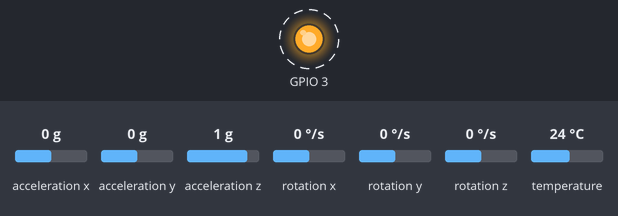
Recording of a sketch running on a simulated ESP32. On the bench: output pins drawn as LEDs (lit = HIGH). Dashed ring = blinking. The inputs (shaded band) are chosen by the test bench; at power-on: acceleration x 0 g, acceleration y 0 g, acceleration z 1 g, rotation x 0 °/s, rotation y 0 °/s, rotation z 0 °/s, temperature 24 °C. What the sketch prints to the serial monitor is not drawn.

Above: at 0.12 s.
Timing chart, 0 to 3.0 s (numbered marks = the images above):
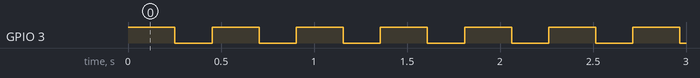

Measured:
- by itself, GPIO 3: alternates HIGH for 0.25 s and LOW for 0.20 s

The sketch:

Batting_Sensors.ino
```cpp
#include <Adafruit_MPU6050.h>
#include <Adafruit_Sensor.h>
#include <Wire.h>
#include <SPI.h>
#include <SD.h>

#ifdef _ESP32_HAL_I2C_H_
#define SDA_PIN 21
#define SCL_PIN 22
#endif

Adafruit_MPU6050 mpu;

unsigned long theTime;
long timer = 0;
const int chipSelect = 4;

void setup() {
  pinMode(3,OUTPUT);

  Serial.begin(115200);
//  while(!Serial);
//  Serial.print("Initializing SD card...");
//  if (Serial.available()) {
//     //see if the card is present and can be initialized:
//    if (!SD.begin(chipSelect)) {
//      Serial.println("Card failed, or not present");
//      // don't do anything more:
//      while (1);
//    }
//    Serial.println("card initialized.");
//  } else("serial not available");
    // Try to initialize!
//  if (!mpu.begin()) {
//    Serial.println("Failed to find MPU6050 chip");
//    while (1) {
//      delay(10);
//    }
//  }
  mpu.setAccelerometerRange(MPU6050_RANGE_8_G);
  mpu.setGyroRange(MPU6050_RANGE_500_DEG);
  mpu.setFilterBandwidth(MPU6050_BAND_21_HZ);

}

void loop() {
    digitalWrite(3, HIGH);   // turn the LED on (HIGH is the voltage level)
    //File dataFile = SD.open("datalog.csv", FILE_WRITE);

    theTime = millis();

    sensors_event_t a, g, temp;
    mpu.getEvent(&a, &g, &temp);

    Serial.print(theTime);
    Serial.print(",");
    Serial.print(a.acceleration.x);
    Serial.print(",");
    Serial.print(a.acceleration.y);
    Serial.print(",");
    Serial.print(a.acceleration.z);
    Serial.print(",");
    Serial.print(g.gyro.x);
    Serial.print(",");
    Serial.print(g.gyro.y);
    Serial.print(",");
    Serial.print(g.gyro.z);
    Serial.println();

//    if (dataFile) {
//      dataFile.print(theTime);
//      dataFile.print(",");
//      dataFile.print(String(aX));
//      dataFile.print(",");
//      dataFile.print(String(aY));
//      dataFile.print(",");
//      dataFile.print(String(aZ));
//      dataFile.print(",");
//      dataFile.print(String(aSqrt));
//      dataFile.println();
//
//    } else{
//      Serial.print("Failed to open dataFile");
//    }
//    dataFile.close();
    delay(250);
    digitalWrite(3, LOW);
    delay(200);


//
//    if (mySensor.gyroUpdate() == 0) {
//      gX = mySensor.gyroX();
//      gY = mySensor.gyroY();
//      gZ = mySensor.gyroZ();
//      Serial.println("gyroX: " + String(gX));
//      Serial.println("gyroY: " + String(gY));
//      Serial.println("gyroZ: " + String(gZ));
//    } else {
//      Serial.println("Cannot read gyro values");
//    }
//
//    if (mySensor.magUpdate() == 0) {
//      mX = mySensor.magX();
//      mY = mySensor.magY();
//      mZ = mySensor.magZ();
//      mDirection = mySensor.magHorizDirection();
//      Serial.println("magX: " + String(mX));
//      Serial.println("maxY: " + String(mY));
//      Serial.println("magZ: " + String(mZ));
//      Serial.println("horizontal direction: " + String(mDirection));
//    } else {
//      Serial.println("Cannot read mag values");
//    }
//
//    Serial.println("at " + String(millis()) + "ms");
//    Serial.println(""); // Add an empty line

    // if the file is available, write to it:
//    if (dataFile) {
//      dataFile.print(theTime);
//      dataFile.print(mpu6050.getAccX());
//      dataFile.print(",");
//      dataFile.print(mpu6050.getAccY());
//      dataFile.print(",");
//      dataFile.print(mpu6050.getAccZ());
//
//      dataFile.print(",");
//      dataFile.print(mpu6050.getGyroX());
//      dataFile.print(",");
//      dataFile.print(mpu6050.getGyroY());
//      dataFile.print(",");
//      dataFile.print(mpu6050.getGyroZ());
//
//      dataFile.print(",");
//      dataFile.print(mpu6050.getAccAngleX());
//      dataFile.print(",");
//      dataFile.print(mpu6050.getAccAngleY());
//      dataFile.print(",");
//
//      dataFile.print(mpu6050.getGyroAngleX());
//      dataFile.print(",");
//      dataFile.print(mpu6050.getGyroAngleY());
//      dataFile.print(",");
//      dataFile.print(mpu6050.getGyroAngleZ());
//      dataFile.print(",");
//
//      dataFile.print(mpu6050.getAngleX());
//      dataFile.print(",");
//      dataFile.print(mpu6050.getAngleY());
//      dataFile.print(",");
//      dataFile.println(mpu6050.getAngleZ());
//
//      dataFile.close();
//    }
//    // if the file isn't open, pop up an error:
//    else {
//      Serial.println("error opening datalog.txt");
//    }
//    timer = millis();
//   }
  }
```
